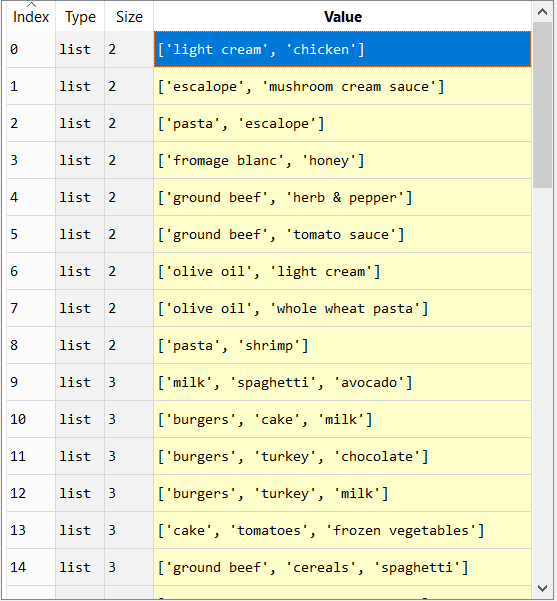

Source code (Python):
# Apriori

# Importing the libraries
import numpy as np
import matplotlib.pyplot as plt
import pandas as pd

# Data Preprocessing
dataset = pd.read_csv('Market_Basket_Optimisation.csv', header = None)
transactions = []
for i in range(0, 7501):
    transactions.append([str(dataset.values[i,j]) for j in range(0, 20)])

# Training Apriori on the dataset
from apyori import apriori
rules = apriori(transactions, min_support = 0.003, min_confidence = 0.2, min_lift = 3, min_length = 2)

# Visualising the results
results = list(rules)
listRules = [list(results[i][0]) for i in range(0,len(results))]
